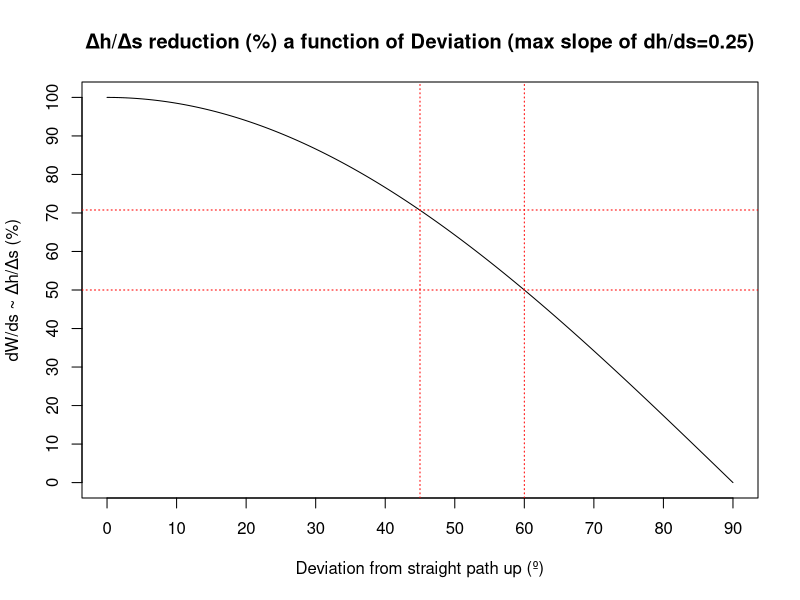
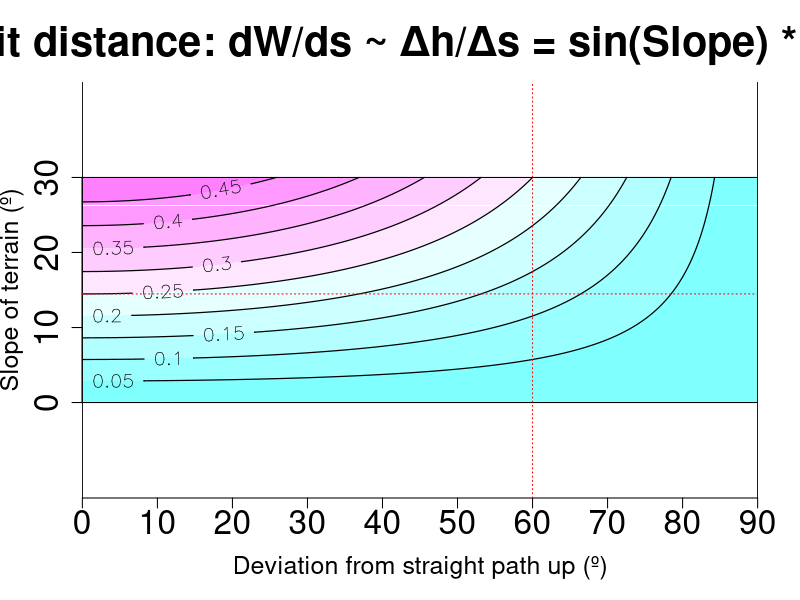

Write R code to recreate these figures, in order.
# Optimization of cycling slope
# www.overfitting.net
# https://www.overfitting.net/

library(Cairo)

# Fine grid of values
RESOL=10
minalpha=0; maxalpha=30
alpha <- seq(from=minalpha, to=maxalpha, length.out=(maxalpha-minalpha+1)*RESOL)

mintheta=0; maxtheta=90
theta <- seq(from=mintheta, to=maxtheta, length.out=(maxtheta-mintheta+1)*RESOL)

# Convert to radians
alpha_rad <- alpha * pi / 180
theta_rad <- theta * pi / 180

# Build matrix: rows = alpha, cols = theta
M <- outer(alpha_rad, theta_rad, function(a, t) sin(a) * cos(t))
# Add row and column names
rownames(M) <- alpha      # alpha values
colnames(M) <- theta      # theta values

# Write data
# write.csv2(M, "bike.csv")

NCOL=10
CairoPNG("heatmap.png", width=1920, height=1080)
    # Plot using original increasing alpha
    image(theta, alpha, t(M),
          # col = gray.colors(NCOL, start = 1, end = 0.25),
          col = cm.colors(NCOL),
          xlab = "Deviation from straight path up (º)",
          ylab = "Slope of terrain (º)",
          main = "Effort per unit distance: dW/ds ~ Δh/Δs = sin(Slope) * cos(Deviation)",
          cex.main = 2.5, cex.lab = 1.5,
          asp=1, axes = FALSE)
    abline(h=c(minalpha, maxalpha), v=c(mintheta, maxtheta))

    # Tick marks every 10°
    ticksalpha <- seq(minalpha, maxalpha, by = 10)
    tickstheta <- seq(mintheta, maxtheta, by = 10)
    axis(1, at = tickstheta, labels = tickstheta, cex.axis = 2)
    axis(2, at = ticksalpha, labels = ticksalpha, cex.axis = 2)
    
    contour(theta, alpha, t(M),
            add = TRUE,
            levels = seq(min(M), max(M), length.out=NCOL+1),
            drawlabels = TRUE,  # set to FALSE to hide numbers
            labelfmt = "%.3f",
            lwd = 1.2, labcex = 1.2, col = 'black')
    
    # Example 1: angle to get slope (effort) halved, for a max slope of dh/ds=0.25
    value_1_4=asin(1/4)  # slope to get dh/ds=0.25
    print(paste0("Slope at which dh/ds=0.25: ", round(value_1_4*180/pi,1), "º"))
    i=as.integer(which.min(abs(M[,1]-value_1_4)))
    vec=M[i,]
    j=as.integer(which.min(abs(vec-max(vec)/2)))
    print(paste0("Must be around 0.25/2=0.125: ", M[i,j]))
    abline(h=value_1_4*180/pi, v=(j-1)/(length(theta)-1)*maxtheta,
           col='red', lty='dotted')
    print(paste0("You must ride ", round((j-1)/(length(vec)-1)*maxtheta,1),
                 "º deviated from straight line"))
    
    # Example 2: slope (effort) reduction in % for a Deviatio of 45º,
    # for a max slope of dh/ds=0.25
    print(paste0("Effort reduction for 45º of Deviation: ",
                 round((1-vec[round(45/maxtheta*length(vec))]/max(vec))*100,1),
                 "%"))
dev.off()


# Example 1 and 2 plots
plot(theta, vec, type='l', xlim=c(mintheta,maxtheta), ylim=c(0,max(vec)),
     main='Δh/Δs reduction (%) a function of Deviation (max slope of dh/ds=0.25)',
     xlab='Deviation from straight path up (º)',
     ylab='dW/ds ~ Δh/Δs (%)',
     axes=FALSE)
box()
axis(1, at = tickstheta, labels = tickstheta, cex.axis = 1)
axis(2, at = seq(0, max(vec), length.out=11),
     labels = seq(0,100, length.out=11), cex.axis = 1)
# Example 1
abline(h=M[i,j], v=round((j-1)/(length(vec)-1)*maxtheta),
       col='red', lty='dotted')
# Example 2
abline(h=vec[round(45/maxtheta*length(vec))], v=45, col='red', lty='dotted')
       
